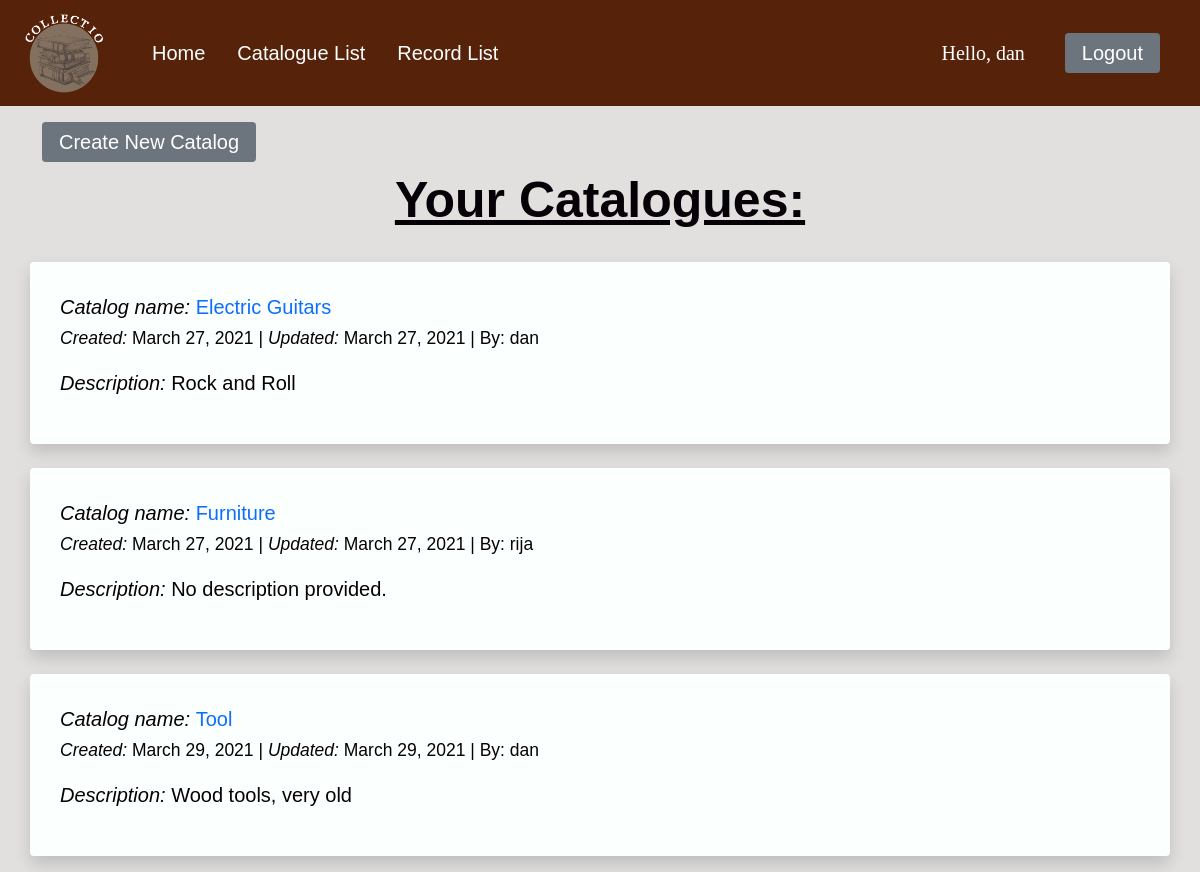
Before: /catalog/ (signed in) with the older database file.
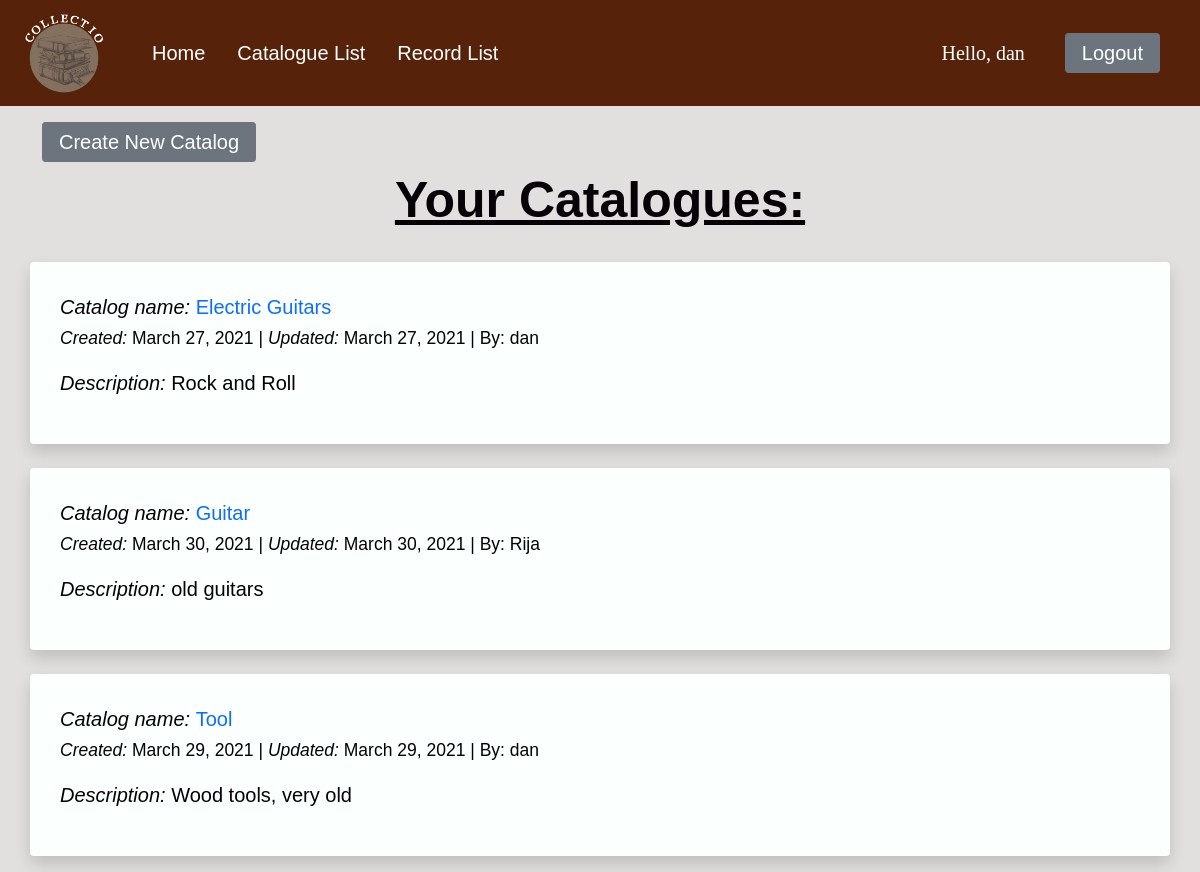
After: the same page with the newer database file.
### catalog/models.py (models this page shows, shortened)
class CommonInfo(models.Model):
    id = models.AutoField(primary_key=True)
    created_at = models.DateField(auto_now_add=True, editable=False)
    updated_at = models.DateField(auto_now=True, editable=False)
    name = models.CharField(max_length=100, help_text='Enter name')
    description = models.TextField(blank=True, help_text='Enter description')
    class Meta:
        abstract = True
        ordering = ['name', '-updated_at'] # '-' reverses order, e.i. newest first

class Catalog (CommonInfo):
    created_by = models.ForeignKey(User, on_delete=models.CASCADE)

### catalog/views.py (the view)
# urls.py: path('catalog/', views.catalogList, name='catalog-list'),
@login_required(login_url='/login')
def catalogList(request):
    if request.user.is_authenticated:
        if request.user.is_superuser:
            catalogs = models.Catalog.objects.all()
        else:
            catalogs = models.Catalog.objects.filter(created_by__exact=request.user)
        context = {'catalogs': catalogs, }
        return render(request, 'catalog/cataloglist.html', context)
    else:
        return HttpResponseRedirect('/login')

### catalog/templates/catalog/cataloglist.html (shortened to what this page needs)
{% extends "catalog/base.html" %}
{% block content %}
    <head>
        <a class="btn btn-secondary btn-sm px-3" style="font-size:20px;" href="/create_catalog" role="button">Create New Catalog</a>
    </head>
    <body>
    <div class="row pt-2">
        <h2 class="h2" style="text-align: center; color: #060007; font-size: 50px; text-decoration: underline;">Your Catalogues:</h2><p></p>
        {% for catalog in catalogs %}
            <div class="shadow bg-light rounded">
                <a class="text" style="color: #060007"><em>Catalog name: </em></a>
                <a class="text" href="{% url 'record-list' cr=catalog.id %}"> {{ catalog.name }}</a>
                <p class="text"><small> <em> Created: </em> {{ catalog.created_at }} | <em>
                    Updated: </em> {{ catalog.updated_at }} | By: {{ catalog.created_by.username }} </small>  </p>
                {% if catalog.description %}
                    <p class="text"><em>Description: </em> {{ catalog.description }} </p>
                {% else %}
                    <p class="text"><em>Description: </em> No description provided. </p>
                {% endif %}
            </div>
        {% endfor %}
    </div>
    </div>
    </body>
{% endblock content %}

Changed rows visible on the page:
removed Catalog: name "Furniture", created_at "March 27, 2021", updated_at "March 27, 2021", created_by.username "rija", shows "Description:", description "No description provided."
added Catalog: name "Guitar", created_at "March 30, 2021", updated_at "March 30, 2021", created_by.username "Rija", description "old guitars"
